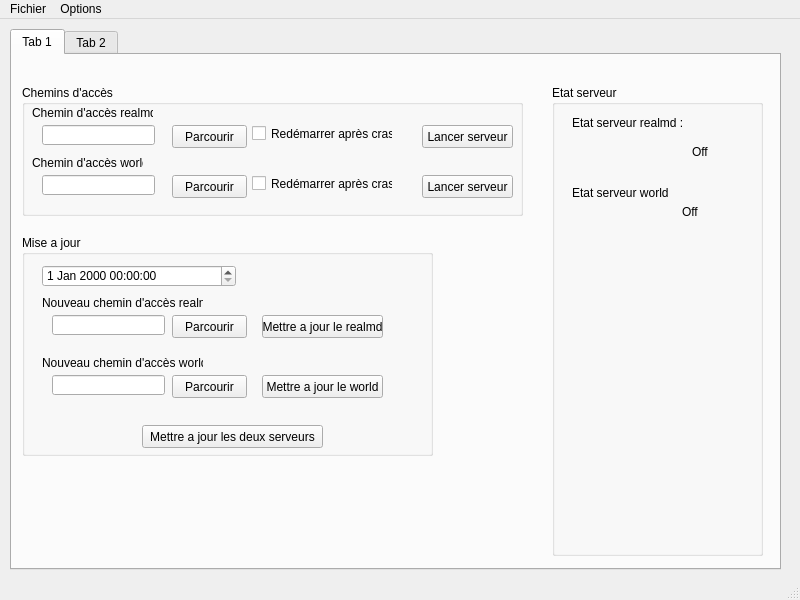
<?xml version="1.0" encoding="UTF-8"?>
<ui version="4.0">
 <class>Restarteur</class>
 <widget class="QMainWindow" name="Restarteur">
  <property name="geometry">
   <rect>
    <x>0</x>
    <y>0</y>
    <width>800</width>
    <height>600</height>
   </rect>
  </property>
  <property name="minimumSize">
   <size>
    <width>800</width>
    <height>600</height>
   </size>
  </property>
  <property name="maximumSize">
   <size>
    <width>800</width>
    <height>600</height>
   </size>
  </property>
  <property name="windowTitle">
   <string>Restarteur</string>
  </property>
  <widget class="QWidget" name="centralWidget">
   <widget class="QTabWidget" name="tabWidget">
    <property name="geometry">
     <rect>
      <x>10</x>
      <y>10</y>
      <width>771</width>
      <height>541</height>
     </rect>
    </property>
    <property name="maximumSize">
     <size>
      <width>771</width>
      <height>16777215</height>
     </size>
    </property>
    <property name="currentIndex">
     <number>0</number>
    </property>
    <widget class="QWidget" name="tab_1">
     <attribute name="title">
      <string>Tab 1</string>
     </attribute>
     <widget class="QGroupBox" name="groupBox">
      <property name="geometry">
       <rect>
        <x>10</x>
        <y>30</y>
        <width>501</width>
        <height>131</height>
       </rect>
      </property>
      <property name="whatsThis">
       <string>Veuillez mentionner les chemins d'accès pour vos différents serveurs</string>
      </property>
      <property name="title">
       <string>Chemins d'accès </string>
      </property>
      <widget class="QLabel" name="label">
       <property name="geometry">
        <rect>
         <x>10</x>
         <y>20</y>
         <width>121</width>
         <height>16</height>
        </rect>
       </property>
       <property name="whatsThis">
        <string/>
       </property>
       <property name="text">
        <string>Chemin d'accès realmd  :</string>
       </property>
      </widget>
      <widget class="QLineEdit" name="lineEditChemAcces">
       <property name="geometry">
        <rect>
         <x>20</x>
         <y>40</y>
         <width>113</width>
         <height>20</height>
        </rect>
       </property>
      </widget>
      <widget class="QLabel" name="label_2">
       <property name="geometry">
        <rect>
         <x>10</x>
         <y>70</y>
         <width>111</width>
         <height>16</height>
        </rect>
       </property>
       <property name="text">
        <string>Chemin d'accès world :</string>
       </property>
      </widget>
      <widget class="QLineEdit" name="lineEditChemAcces_2">
       <property name="geometry">
        <rect>
         <x>20</x>
         <y>90</y>
         <width>113</width>
         <height>20</height>
        </rect>
       </property>
      </widget>
      <widget class="QPushButton" name="BoutonCheminAccesRealmd">
       <property name="geometry">
        <rect>
         <x>150</x>
         <y>40</y>
         <width>75</width>
         <height>23</height>
        </rect>
       </property>
       <property name="text">
        <string>Parcourir</string>
       </property>
      </widget>
      <widget class="QPushButton" name="BoutonCheminAccesWorld">
       <property name="geometry">
        <rect>
         <x>150</x>
         <y>90</y>
         <width>75</width>
         <height>23</height>
        </rect>
       </property>
       <property name="text">
        <string>Parcourir</string>
       </property>
      </widget>
      <widget class="QPushButton" name="BoutonLancerServeur1">
       <property name="geometry">
        <rect>
         <x>400</x>
         <y>40</y>
         <width>91</width>
         <height>23</height>
        </rect>
       </property>
       <property name="text">
        <string>Lancer serveur</string>
       </property>
      </widget>
      <widget class="QPushButton" name="BoutonLancerServeur2">
       <property name="geometry">
        <rect>
         <x>400</x>
         <y>90</y>
         <width>91</width>
         <height>23</height>
        </rect>
       </property>
       <property name="text">
        <string>Lancer serveur</string>
       </property>
      </widget>
      <widget class="QCheckBox" name="checkBoxRACRealmd">
       <property name="geometry">
        <rect>
         <x>230</x>
         <y>40</y>
         <width>141</width>
         <height>17</height>
        </rect>
       </property>
       <property name="text">
        <string>Redémarrer après crash</string>
       </property>
      </widget>
      <widget class="QCheckBox" name="checkBoxRACWorld">
       <property name="geometry">
        <rect>
         <x>230</x>
         <y>90</y>
         <width>141</width>
         <height>17</height>
        </rect>
       </property>
       <property name="text">
        <string>Redémarrer après crash</string>
       </property>
      </widget>
     </widget>
     <widget class="QGroupBox" name="groupBox_2">
      <property name="geometry">
       <rect>
        <x>10</x>
        <y>180</y>
        <width>411</width>
        <height>221</height>
       </rect>
      </property>
      <property name="title">
       <string>Mise a jour</string>
      </property>
      <widget class="QDateTimeEdit" name="dateTimeEdit">
       <property name="geometry">
        <rect>
         <x>20</x>
         <y>30</y>
         <width>194</width>
         <height>22</height>
        </rect>
       </property>
       <property name="whatsThis">
        <string>Modifiez la date et l'heure de votre mise a jour (il est conseillé de mettre a jour tard dans la nuit , vers 3h ou 4h du matin)</string>
       </property>
      </widget>
      <widget class="QLabel" name="label_3">
       <property name="geometry">
        <rect>
         <x>20</x>
         <y>60</y>
         <width>161</width>
         <height>16</height>
        </rect>
       </property>
       <property name="text">
        <string>Nouveau chemin d'accès realmd</string>
       </property>
      </widget>
      <widget class="QPushButton" name="BoutonCheminAccesRealmd_2">
       <property name="geometry">
        <rect>
         <x>150</x>
         <y>80</y>
         <width>75</width>
         <height>23</height>
        </rect>
       </property>
       <property name="text">
        <string>Parcourir</string>
       </property>
      </widget>
      <widget class="QLineEdit" name="lineEditChemAcces_3">
       <property name="geometry">
        <rect>
         <x>30</x>
         <y>80</y>
         <width>113</width>
         <height>20</height>
        </rect>
       </property>
      </widget>
      <widget class="QLabel" name="label_4">
       <property name="geometry">
        <rect>
         <x>20</x>
         <y>120</y>
         <width>161</width>
         <height>16</height>
        </rect>
       </property>
       <property name="text">
        <string>Nouveau chemin d'accès world</string>
       </property>
      </widget>
      <widget class="QPushButton" name="BoutonCheminAccesWorld_2">
       <property name="geometry">
        <rect>
         <x>150</x>
         <y>140</y>
         <width>75</width>
         <height>23</height>
        </rect>
       </property>
       <property name="text">
        <string>Parcourir</string>
       </property>
      </widget>
      <widget class="QLineEdit" name="lineEditChemAcces_4">
       <property name="geometry">
        <rect>
         <x>30</x>
         <y>140</y>
         <width>113</width>
         <height>20</height>
        </rect>
       </property>
      </widget>
      <widget class="QPushButton" name="BoutonMajServeur2">
       <property name="geometry">
        <rect>
         <x>240</x>
         <y>140</y>
         <width>121</width>
         <height>23</height>
        </rect>
       </property>
       <property name="text">
        <string>Mettre a jour le world</string>
       </property>
      </widget>
      <widget class="QPushButton" name="BoutonMajServeur1">
       <property name="geometry">
        <rect>
         <x>240</x>
         <y>80</y>
         <width>121</width>
         <height>23</height>
        </rect>
       </property>
       <property name="text">
        <string>Mettre a jour le realmd</string>
       </property>
      </widget>
      <widget class="QPushButton" name="pushButton_9">
       <property name="geometry">
        <rect>
         <x>120</x>
         <y>190</y>
         <width>181</width>
         <height>23</height>
        </rect>
       </property>
       <property name="text">
        <string>Mettre a jour les deux serveurs</string>
       </property>
      </widget>
     </widget>
     <widget class="QGroupBox" name="groupBox_3">
      <property name="geometry">
       <rect>
        <x>540</x>
        <y>30</y>
        <width>211</width>
        <height>471</height>
       </rect>
      </property>
      <property name="title">
       <string>Etat serveur</string>
      </property>
      <widget class="QLabel" name="label_5">
       <property name="geometry">
        <rect>
         <x>20</x>
         <y>30</y>
         <width>111</width>
         <height>16</height>
        </rect>
       </property>
       <property name="text">
        <string>Etat serveur realmd :</string>
       </property>
      </widget>
      <widget class="QLabel" name="LabelEtatRealmd">
       <property name="geometry">
        <rect>
         <x>140</x>
         <y>60</y>
         <width>46</width>
         <height>13</height>
        </rect>
       </property>
       <property name="text">
        <string>Off</string>
       </property>
      </widget>
      <widget class="QLabel" name="LabelEtatWorld">
       <property name="geometry">
        <rect>
         <x>130</x>
         <y>120</y>
         <width>46</width>
         <height>13</height>
        </rect>
       </property>
       <property name="text">
        <string>Off</string>
       </property>
      </widget>
      <widget class="QLabel" name="label_6">
       <property name="geometry">
        <rect>
         <x>20</x>
         <y>100</y>
         <width>101</width>
         <height>16</height>
        </rect>
       </property>
       <property name="text">
        <string>Etat serveur world</string>
       </property>
      </widget>
     </widget>
    </widget>
    <widget class="QWidget" name="tab_2">
     <attribute name="title">
      <string>Tab 2</string>
     </attribute>
    </widget>
   </widget>
  </widget>
  <widget class="QMenuBar" name="menuBar">
   <property name="geometry">
    <rect>
     <x>0</x>
     <y>0</y>
     <width>800</width>
     <height>21</height>
    </rect>
   </property>
   <widget class="QMenu" name="menuFichier">
    <property name="title">
     <string>Fichier</string>
    </property>
    <addaction name="actionOuvrir_session"/>
    <addaction name="actionEnregistrer_session"/>
    <addaction name="actionQuitter"/>
   </widget>
   <widget class="QMenu" name="menuOptions">
    <property name="title">
     <string>Options</string>
    </property>
   </widget>
   <addaction name="menuFichier"/>
   <addaction name="menuOptions"/>
  </widget>
  <widget class="QStatusBar" name="statusBar"/>
  <action name="actionOuvrir_session">
   <property name="text">
    <string>Ouvrir session</string>
   </property>
  </action>
  <action name="actionEnregistrer_session">
   <property name="text">
    <string>Enregistrer session</string>
   </property>
  </action>
  <action name="actionQuitter">
   <property name="text">
    <string>Quitter</string>
   </property>
  </action>
 </widget>
 <layoutdefault spacing="6" margin="11"/>
 <resources/>
 <connections>
  <connection>
   <sender>actionQuitter</sender>
   <signal>activated()</signal>
   <receiver>Restarteur</receiver>
   <slot>close()</slot>
   <hints>
    <hint type="sourcelabel">
     <x>-1</x>
     <y>-1</y>
    </hint>
    <hint type="destinationlabel">
     <x>399</x>
     <y>299</y>
    </hint>
   </hints>
  </connection>
 </connections>
</ui>
